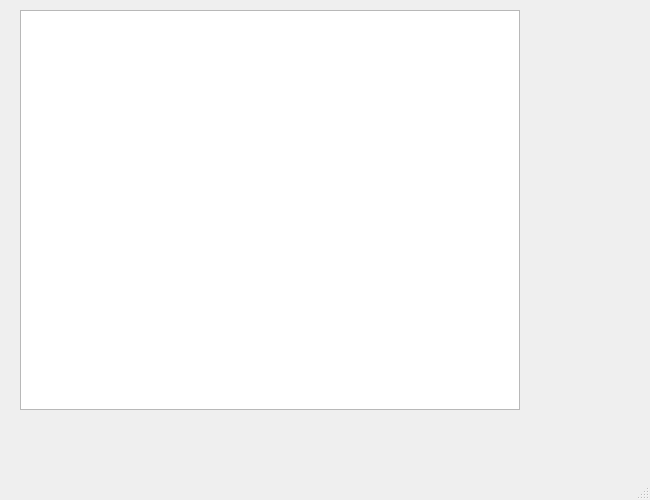
<?xml version="1.0" encoding="UTF-8"?>
<ui version="4.0">
 <class>MainWindow</class>
 <widget class="QMainWindow" name="MainWindow">
  <property name="geometry">
   <rect>
    <x>0</x>
    <y>0</y>
    <width>650</width>
    <height>500</height>
   </rect>
  </property>
  <property name="windowTitle">
   <string>MainWindow</string>
  </property>
  <widget class="QWidget" name="centralwidget">
   <widget class="QGraphicsView" name="SceneView">
    <property name="geometry">
     <rect>
      <x>20</x>
      <y>10</y>
      <width>500</width>
      <height>400</height>
     </rect>
    </property>
   </widget>
  </widget>
  <widget class="QMenuBar" name="menubar">
   <property name="geometry">
    <rect>
     <x>0</x>
     <y>0</y>
     <width>650</width>
     <height>17</height>
    </rect>
   </property>
  </widget>
  <widget class="QStatusBar" name="statusbar"/>
 </widget>
 <resources/>
 <connections/>
</ui>
